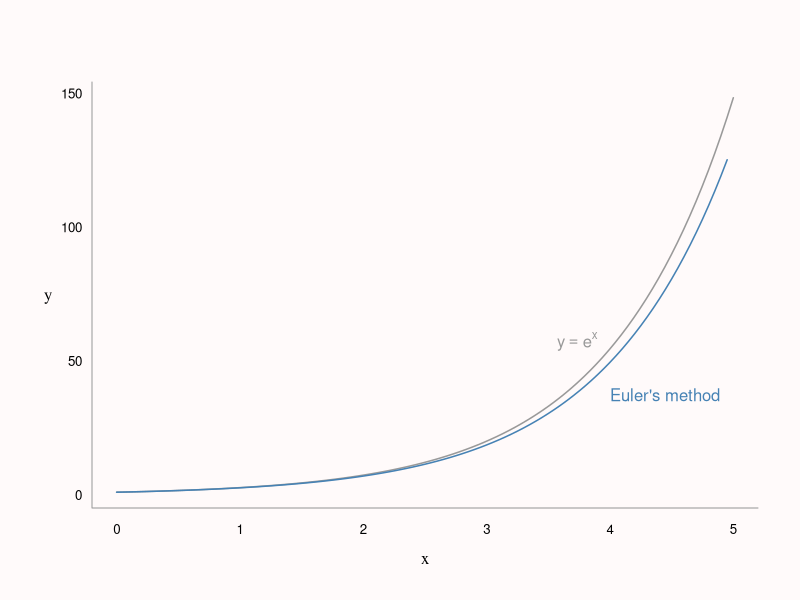
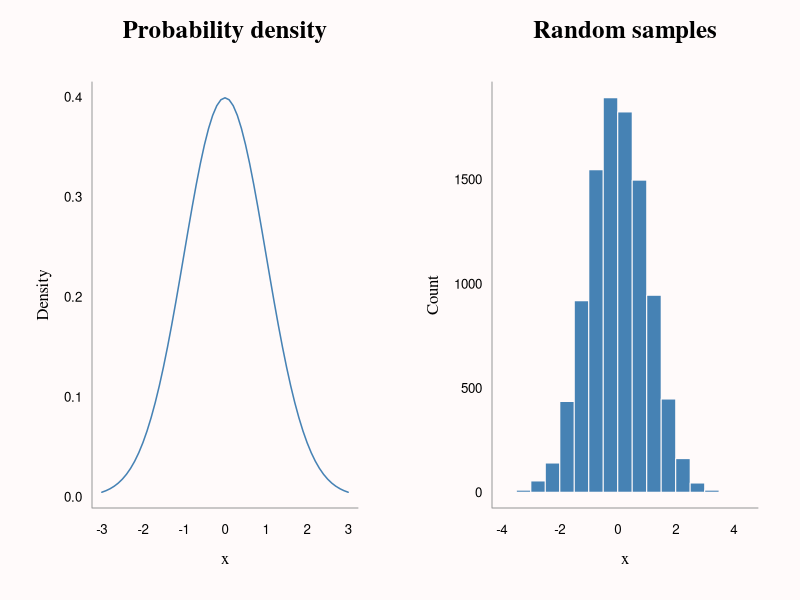
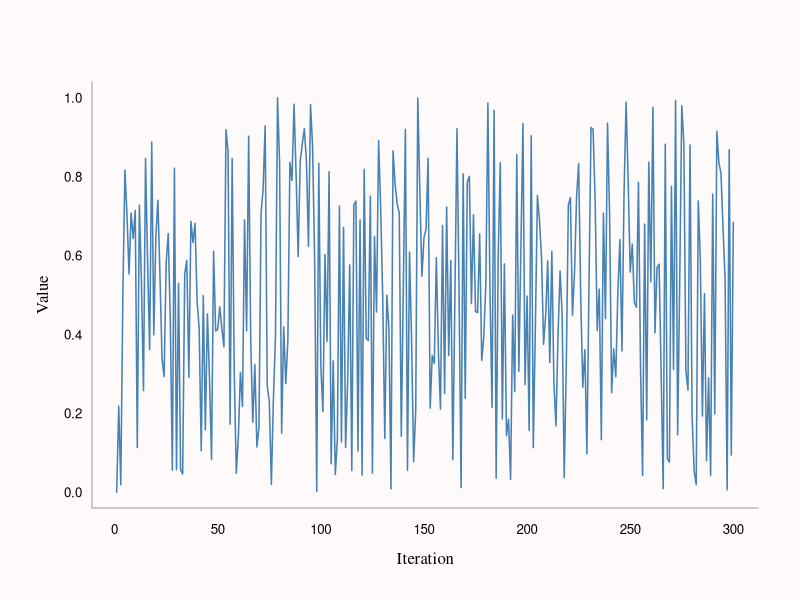

Here is the R script that generated these plots, in order:
## ---- chunk 1

knitr::opts_chunk$set(echo = TRUE, message=FALSE, warning=FALSE, 
                      fig.align='center')
knitr::opts_knit$set(global.par = TRUE)

## ---- chunk 2

col_bg <- 'snow'
col_highlight <- 'steelblue'
col_fade <- 'grey60'

par(bg = col_bg, las = 1, bty = 'L',
    mar = c(4.5, 4.5, 4, 2) + 0.1, cex.axis = 0.8)

## ---- chunk 3

x <- rnorm(100)
n <- seq_along(x)

cmu <- numeric(100)
cmu[1] <- x[1]
csumsq <- numeric(100)

# Compute cumulative variance (+ mean) via updating
for (i in 2:100) {
  cmu[i] <- (n[i - 1] * cmu[i - 1] + x[i]) / n[i] # Cumulative mean
  csumsq[i] <- csumsq[i - 1] +                    # Cumulative sum of squares
    (x[i] - cmu[i - 1]) * (x[i] - cmu[i])
}

csigma1 <- csumsq / (n - 1)
csigma1[1] <- 0

# Compute cumulative variance the effortful way
csigma2 <- numeric(100)
for (i in 2:100) {
  csigma2[i] <- var(x[1:i])
}

all.equal(csigma1, csigma2)

## ---- chunk 4

# Derivative of function y
dy <- function(y) y

# Inputs: derivative function, initial x, initial y, stepsize, length
euler <- function(dy = NULL, x0 = 0, y0 = 1, stepsize = 0.1, len = 100) {
  
  x <- numeric(len)
  y <- numeric(len)
  
  x[1] <- x0
  y[1] <- y0
  
  # Iterate: 1) increment x by stepsize
  #          2) increment y by stepsize times derivative
  for (i in 2:len) {
    x[i] <- x[i - 1] + stepsize
    y[i] <- y[i - 1] + stepsize * dy(y[i - 1])
  }

  # Return list of x's and y's
  list(x = x, y = y)
}

# Example
b <- euler(dy, stepsize = 0.05)
x <- seq(0, 5, length.out = 100)

# Plot code not shown (see .Rmd)
## ---- chunk 5

plot(x, exp(x), type = 'l', xlab = '', ylab = '', 
     col = col_fade, axes = FALSE, lwd = 1.5)
lines(b$x, b$y, col = col_highlight, lwd = 1.5)
text(expression(y == e^x), 
     x = b$x[80] - 0.05, y = b$y[80] + 10, adj = 1, 
     col = col_fade)
text("Euler's method", 
     x = b$x[80] + 0.05, y = b$y[80] - 10, adj = 0, 
     col = col_highlight)
axis(1, tick = FALSE, line = -0.5)
axis(2, tick = FALSE, line = -0.5, las = 1)
mtext('x', 1, line = 2, family = 'serif')
mtext('y', 2, line = 2, family = 'serif')
box(bty = 'L', col = col_fade)

## ---- chunk 6

det_row <- function(mat) {
  
  nr <- nrow(mat)
  fact <- numeric(nr - 1)
  
  for (i in seq_len(nr - 1)) {
    # Normalize current row (1 in first column) & save the multiplication factor
    fact[i] <- mat[i, i]
    mat[i, ] <- mat[i, ] / mat[i, i]
    
    # Subtract multiples of current row from rows below (get all 0's)
    for (j in (i + 1):nr)
      mat[j, ] <- mat[j, ] - mat[j, i] * mat[i, ] 
  }
  # Take the product of mult. factors & the last (unscaled) value in the matrix 
  prod(fact) * mat[nr, nr]
}

# Example

set.seed(12345)
mat <- matrix(sample(1:9), ncol = 3)

c(det_row(mat), det(mat))

## ---- chunk 7

# Probability density function (normal)
pdf <- function(x) (1 / sqrt(2 * pi)) * exp(-1/2 * (x)^2)

# ...suppose we didn't have rnorm() but had the pdf() above

# Use R's numerical integration to make a CDF
cdf <- function(x) {
  integrate(pdf, 0, x)[[1]]
}

# Make inverse CDF by numeric approximation (linear)
cumdens <- sapply(seq(0.01, 5, 0.01), cdf)
icdf <- approxfun(cumdens, seq(0.01, 5, 0.01))

# Draw random samples & transform via ICDF (+ flip sign)
samples <- runif(10000, 0, 0.5)
x <- icdf(samples) * ifelse(runif(1000, 0, 2) > 1, 1, -1)

# Plot code not shown (see .Rmd)
## ---- chunk 8

par(mfrow = c(1, 2))
plot(seq(-3, 3, 0.1), pdf(seq(-3, 3, 0.1)), type = 'l',
     xlab = '', ylab = '', main = '',  axes = FALSE,
     col = col_highlight, lwd = 1.5)
axis(1, tick = FALSE, line = -0.5)
axis(2, tick = FALSE, line = -0.5)
mtext('x', 1, line = 2, family = 'serif')
mtext('Density', 2, line = 2, family = 'serif', las = 0)
mtext('Probability density', 3, line = 2, family = 'serif', 
      font = 2, cex = 1.5)
box(col = col_fade)

hist(x, main = '', xlab = '', ylab = '', col = col_highlight,
     border = col_bg, axes = FALSE)
axis(1, tick = FALSE, line = -0.5)
axis(2, tick = FALSE, line = -0.5)
mtext('x', 1, line = 2, family = 'serif')
mtext('Count', 2, line = 2.5, family = 'serif', las = 0)
mtext('Random samples', 3, line = 2, family = 'serif', 
      font = 2, cex = 1.5)
box(col = col_fade)
par(mfrow = c(1, 1))

## ---- chunk 9

s0 <- 1
a <- 1597
b <- 51749
M <- 244944

nsamples <- 300

s <- numeric(nsamples)
s[1] <- s0

for (i in 2:nsamples) {
  s[i] = (a * s[i - 1] + b) %% M
}

s <- s / max(s)

# Plot code not shown (see .Rmd)
## ---- chunk 10

plot(1:nsamples, s, type = 'l',
     xlab = '', ylab = '', 
     col = col_highlight, lwd = 1.5,
     axes = FALSE)
axis(1, tick = FALSE, line = -0.5)
axis(2, tick = FALSE, line = -0.5)
mtext('Iteration', 1, line = 2, family = 'serif')
mtext('Value', 2, line = 2, family = 'serif', las = 0)
box(col = col_fade)
